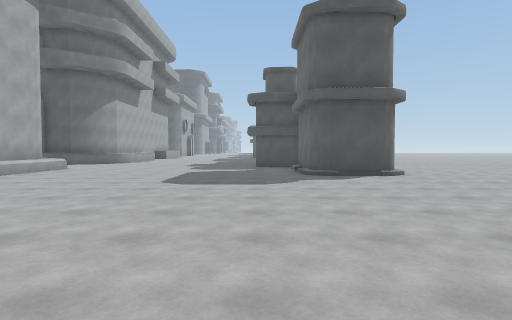
[1] (above)

24 first-person views from a walk through a 3-D level made in the Unity game engine. The camera is 1.4 m above the floor, tilts 2° down and sees 80° across. The floor is counted in squares, 2 m on a side. Each view is taken from the middle of a square. On the plan, view 1 faces up. The plan holds only what a view shows up to about 10 squares ahead; the rest is blank. The place goes on beyond the plan. Some animated figures are left out.

[2]
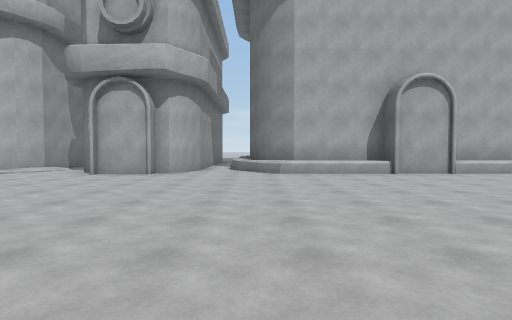

[3]
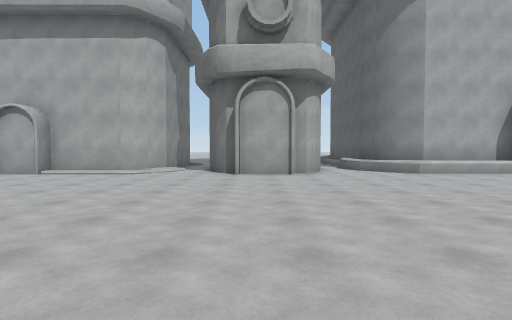

[4]
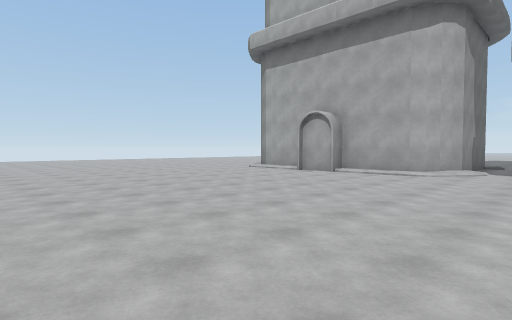

[5]
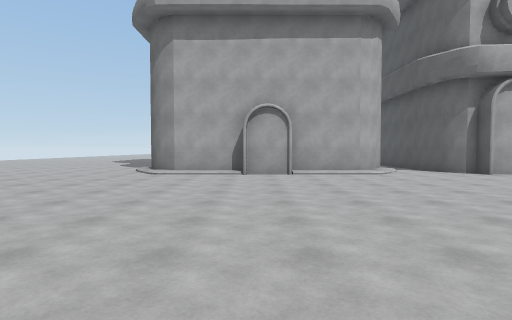

[6]
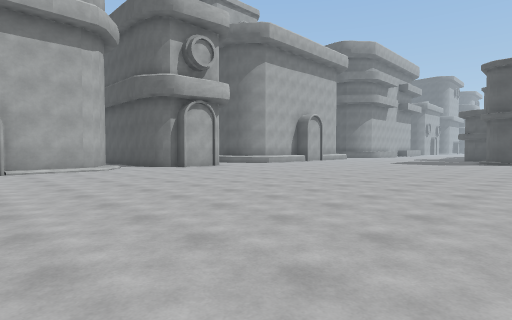

[7]
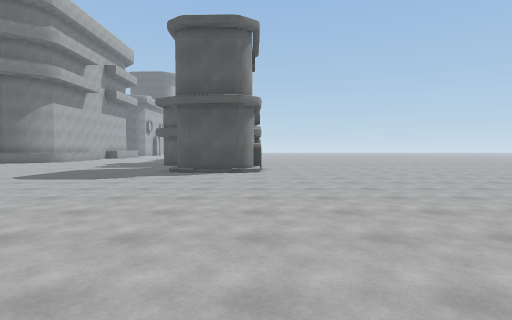

[8]
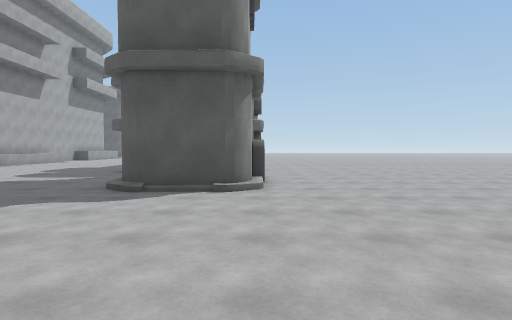

[9]
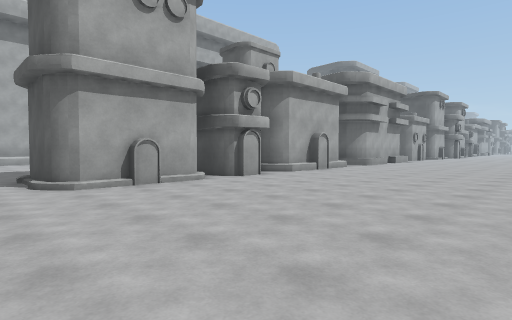

[10]
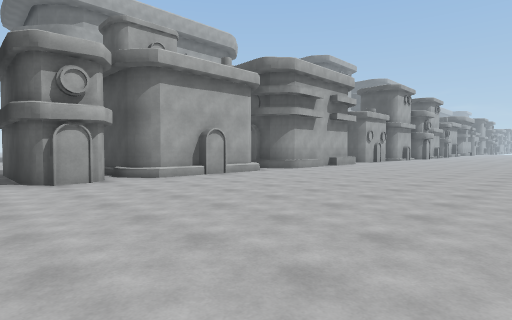

[11]
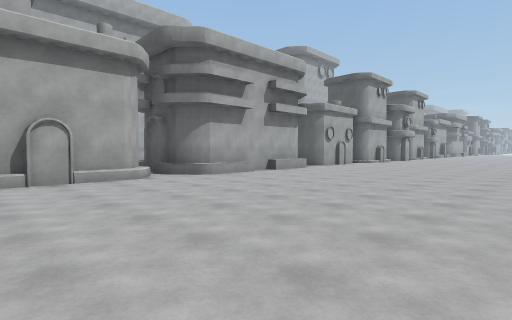

[12]
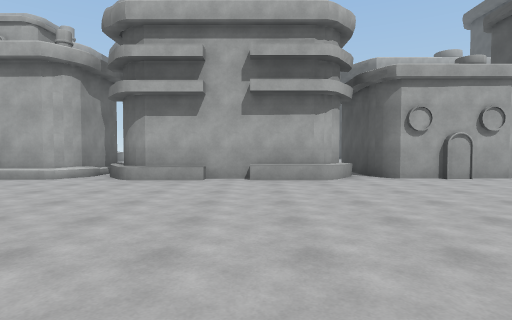

[13]
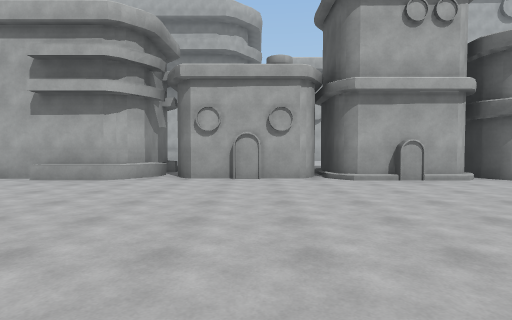

[14]
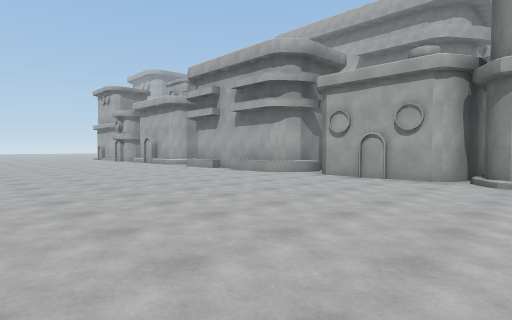

[15]
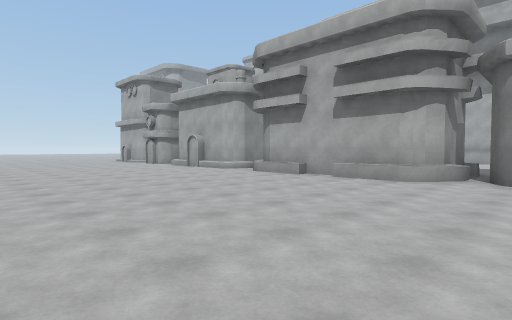

[16]
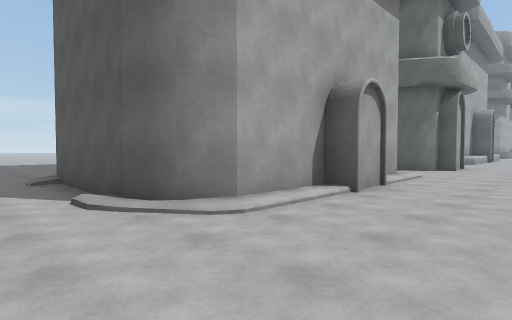

[17]
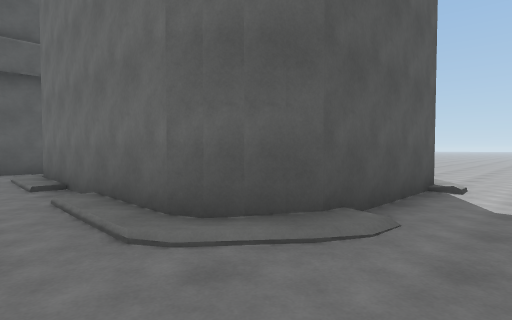

[18]
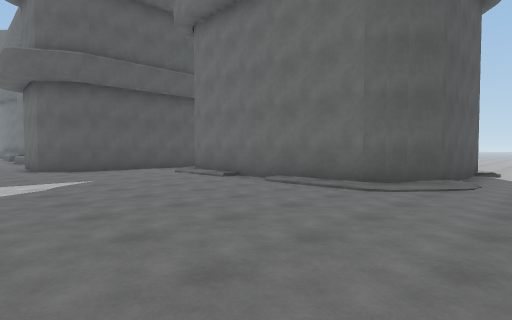

[19]
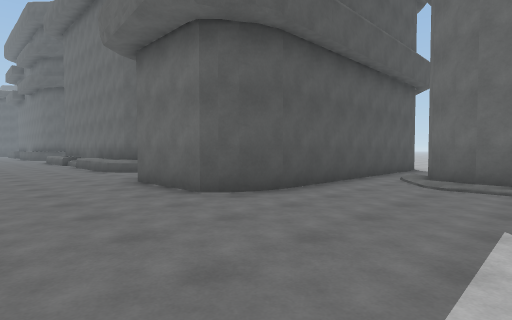

[20]
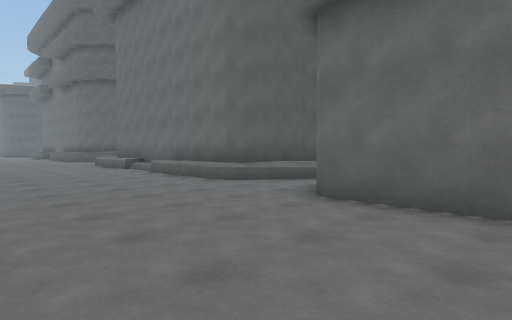

[21]
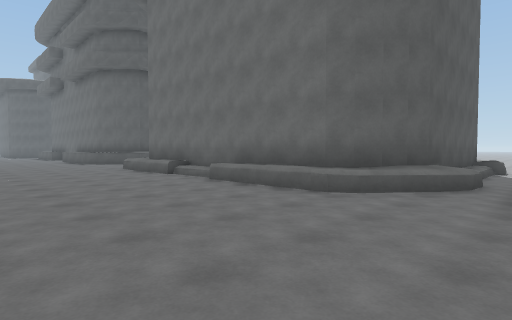

[22]
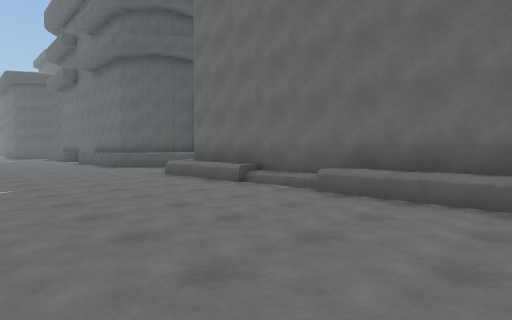

[23]
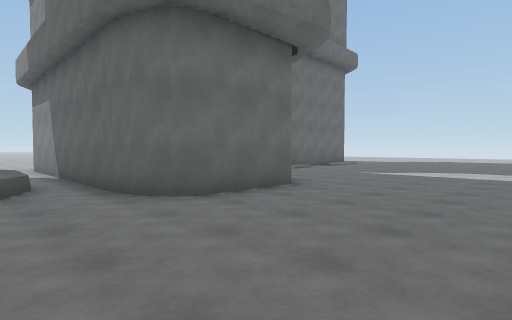

[24]
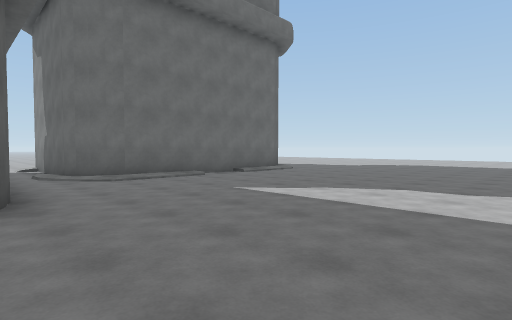

### Floor plan
Key: @ floor where view 1 was taken; # wall or solid block; . floor; / step, stairs or slope; = window, fence, low wall or low ledge; ^ raised ledge.
Columns run from 20 left of view 1 to 11 right of it. Each row starts with its distance up from view 1.
 32                         #...
 31                        ##.......
 30                       ##........
 29                      ###........
 28                        #........
 27                        #........
 26                      ###........
 25                      ####.......
 24                         #.......
 23                         #.......
 22                         #.......
 21                         #......
 20                       ##^.......
 19                       #^........
 18                      ####.......
 17                         #.......
 16                         #.......
 15  ..                    ##.......
 14  ...                 ###........
 13  ....            ... ####.......
 12  .....           ... ####.......
 11  ....#           .... # #.......
 10  ....#      #^........###......
  9  ....#      #^........###.......
  8 .....#      ##........##........
  7 .....#      ##..................
  6 .....#      ##.................
  5 .....#      #^................
  4 .....#      #^...............
  3 .....##     #^...............
  2 .....=#######^..............
  1 .......#===^...............
  0 .....########.......@.....
 -1 ....##      ##...........
 -2 ....#        #..........
 -3 ....##########..........
 -4 .........................
 -5 ......./#####............
 -6 ......./#   ##...........
 -7 ......./#    #...........
 -8 ......./#    #...........
 -9  .......#    #...........
-10  ....../#    #........
-11  ....../#    #........
-12  ....../######........
-13  .......//............
-14  ................  ...

Positions as (right, up) in squares from view 1, and headings:
1: (0, 0), facing up
2: (2, 2), facing left
3: (2, -2), facing left
4: (2, -3), facing down-left
5: (2, -9), facing left
6: (4, -9), facing up-left
7: (4, -1), facing up
8: (4, 3), facing up
9: (10, 7), facing up-left
10: (11, 11), facing up-left
11: (11, 15), facing up-left
12: (11, 23), facing left
13: (11, 28), facing left
14: (11, 31), facing down-left
15: (11, 27), facing down-left
16: (-4, -14), facing up-left
17: (-14, -14), facing up-right
18: (-18, -14), facing up-right
19: (-19, -7), facing up-right
20: (-20, -3), facing up-right
21: (-20, 0), facing up-right
22: (-20, 3), facing up-right
23: (-20, 2), facing down-right
24: (-20, -3), facing down-right
